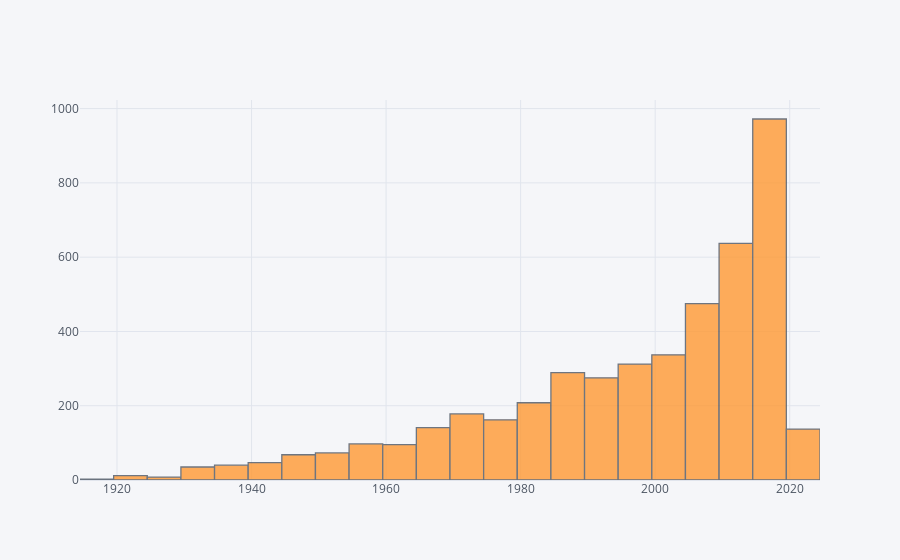

Source (notebook cell):
### Code cell
train['Year'].iplot(kind='hist',bins=30)

### Figure 1 — Plotly figure (JSON) as saved in the notebook; plotly's stock layout.template omitted (floating-point values rounded to 4 significant figures; data arrays with more than 128 entries replaced by an {"elided": "..."} marker saying what was removed)
{"data": [{"histfunc": "count", "histnorm": "", "marker": {"color": "rgba(255, 153, 51, 1.0)", "line": {"color": "#4D5663", "width": 1.3}}, "name": "Year", "nbinsx": 30, "opacity": 0.8, "orientation": "v", "type": "histogram", "x": {"elided": "4600 int values"}}], "layout": {"barmode": "overlay", "legend": {"bgcolor": "#F5F6F9", "font": {"color": "#4D5663"}}, "paper_bgcolor": "#F5F6F9", "plot_bgcolor": "#F5F6F9", "title": {"font": {"color": "#4D5663"}}, "xaxis": {"gridcolor": "#E1E5ED", "showgrid": true, "tickfont": {"color": "#4D5663"}, "title": {"font": {"color": "#4D5663"}, "text": ""}, "zerolinecolor": "#E1E5ED"}, "yaxis": {"gridcolor": "#E1E5ED", "showgrid": true, "tickfont": {"color": "#4D5663"}, "title": {"font": {"color": "#4D5663"}, "text": ""}, "zerolinecolor": "#E1E5ED"}}}
